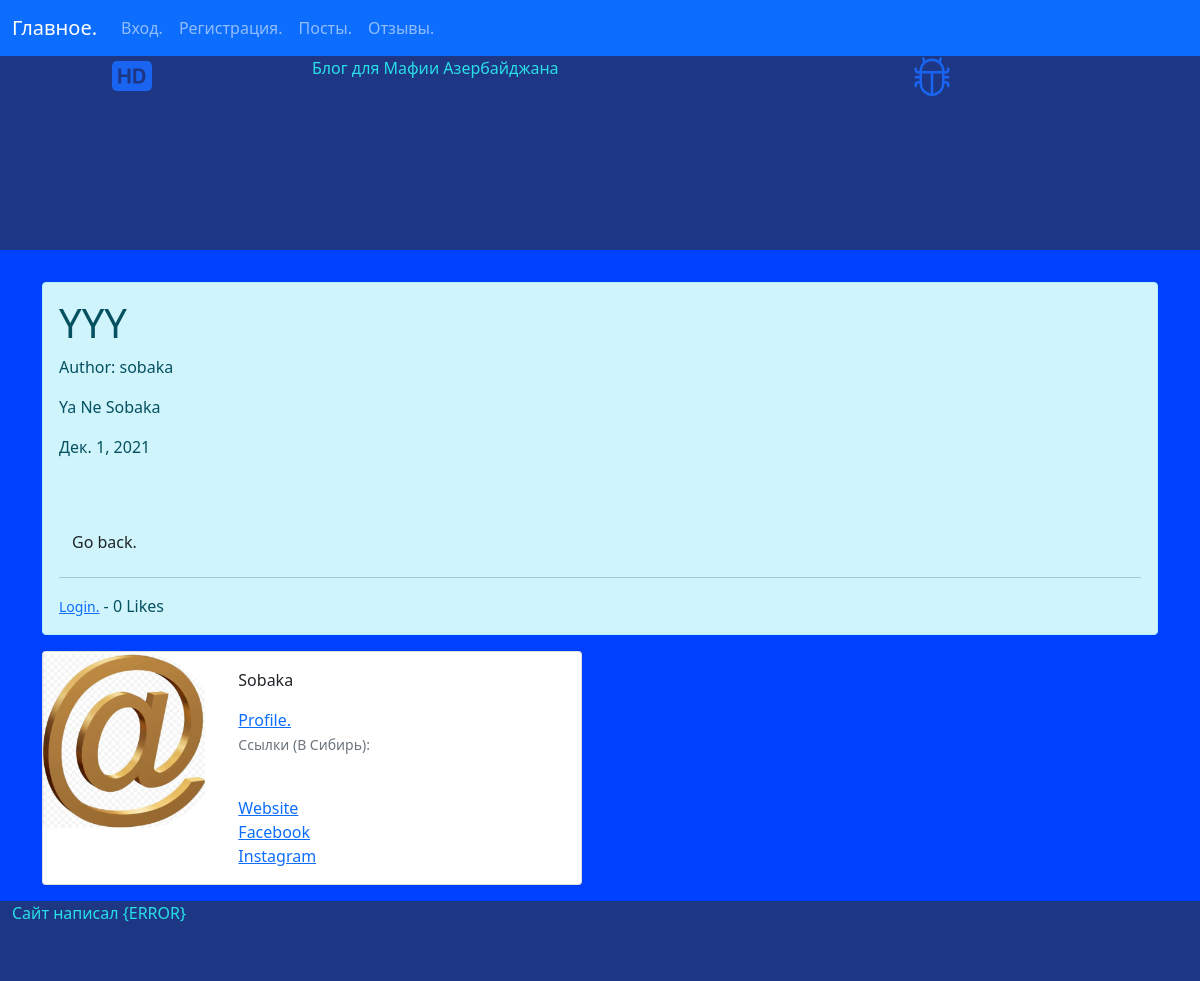
The page /posts/2 on the database its author committed.
### test_rest/models.py (models this page shows, shortened)
class Post (models.Model):
    title = models.CharField(max_length=255)
    title_tag = models.CharField(max_length=255, default="Blog.")
    author = models.ForeignKey(User, on_delete=models.CASCADE)
    body = RichTextField(blank=True, null=True)
    post_date = models.DateField(auto_now_add=True)
    likes = models.ManyToManyField(User, related_name="blog_posts")
    def total_likes(self):
        return self.likes.count()

class Profile(models.Model):
    user = models.OneToOneField(User, null=True, on_delete=models.CASCADE)
    bio = models.TextField()
    profile_pic = models.ImageField(null=True, blank=True, upload_to="images/profile")
    website_url = models.CharField(max_length=255, null=True, blank=True)
    facebook_url = models.CharField(max_length=255, null=True, blank=True)
    instagram_url = models.CharField(max_length=255, null=True, blank=True)

### test_rest/views.py (the view)
# urls.py: path('posts/<int:pk>', PostHomeView.as_view(), name="post-detail"),
class PostHomeView(DetailView):
    model = Post
    template_name = 'post_detail.html'
    def get_context_data(self, **kwargs):
        context = super(PostHomeView, self).get_context_data(**kwargs)
        stuff = get_object_or_404(Post, id=self.kwargs['pk'])
        total_likes = stuff.total_likes()
        liked = False
        if stuff.likes.filter(id=self.request.user.id).exists():
            liked = True
        context['total_likes'] = total_likes
        context['liked'] = liked
        return context

### templates/post_detail.html (shortened to what this page needs)
{% extends 'base.html' %}
{% load static %}
{% block content %}
<div class="row">
    <div class="col-sm-12">
        <div class="alert alert-info mt-2">
        <h1>{{ post.title }}</h1>
            <p>Author: {{ post.author }}
            <br>
            <p>{{ post.body|safe }}</p>
            <p>{{ post.post_date }}</p>
            <br>
            <br>
            <a class="btn btn-prumary" href="{% url 'posts' %}">Go back.</a>
            <br>
            <hr>
            <form action="{% url 'like_post' post.pk %}" method="POST">
                {% if user.is_authenticated %}
                    {% if liked %}
                    <button type="submit" name="post_id" value="{{post.id}}" class="btn btn-warning btn-sm">
                        Unlike</button>
                    {% else %}
                    <button type="submit" name="post_id" value="{{post.id}}" class="btn btn-primary btn-sm">
                        Like</button>
                    {% endif %}
                {% else %}
                <small><a href="{% url 'log' %}">Login.</a></small>
                {% endif %}
                - {{total_likes}} Likes
            </form>
        </div>
        <div class="card mb-3" style="max-width: 540px;">
            <div class="row g-0">
              <div class="col-md-4">
                {% if post.author.profile.profile_pic %}
                    <img src="{{post.author.profile.profile_pic.url}}" class="img-fluid rounded-start rounded-circle">
                {% else %}
                    <img src="{% static 'blog/images/no-av.png' %}" class="img-fluid">
                {% endif %}
              </div>
              <div class="col-md-8">
                <div class="card-body">
                    <p class="card-text">{{post.author.profile.bio}}</p>
                    <a href="{% url 'show_profile_page' post.author.profile.id %}">Profile.</a>
                    <p class="card-text"><small class="text-muted">Ссылки (В Сибирь):</small></p>
                    <br>
                    {% if post.author.profile.website_url %}
                        <a href="{{post.author.profile.website_url}}">Website</a>
                    {% endif %}
                    <br>
                    {% if post.author.profile.facebook_url %}
                        <a href="{{post.author.profile.facebook_url}}">Facebook</a>
                    {% endif %}
                    <br>
                    {% if post.author.profile.instagram_url %}
                        <a href="{{post.author.profile.instagram_url}}">Instagram</a>
                    {% endif %}
                    </div>
              </div>
            </div>
          </div>
    </div>
</div>
{% endblock %}

### static/css/styles.css (style rules this page uses)
#body { background-color:rgb(0, 64, 255); }

### rows shown on the page
Post: title "YYY", author "sobaka", body "Ya Ne Sobaka", post_date "Дек. 1, 2021", author.profile.profile_pic (picture), author.profile.bio "Sobaka"

### other values the page prints
{{ total_likes }} "0"
